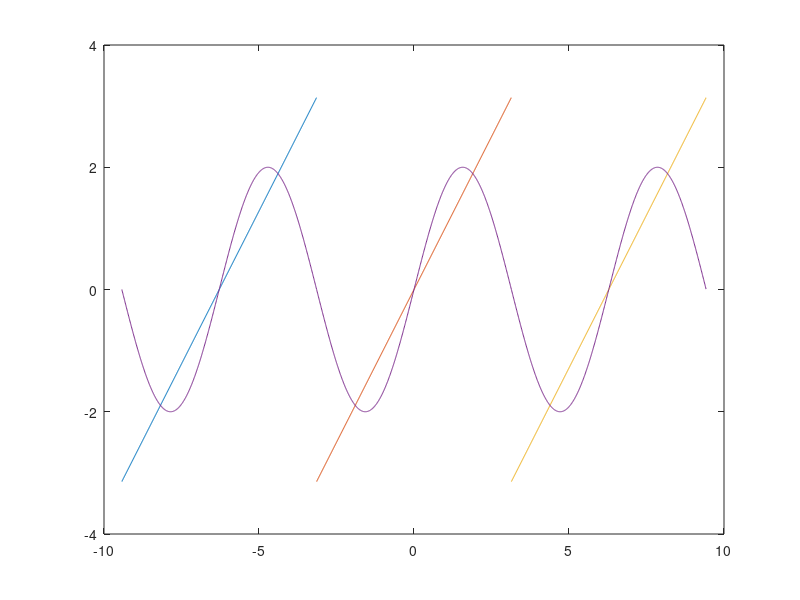
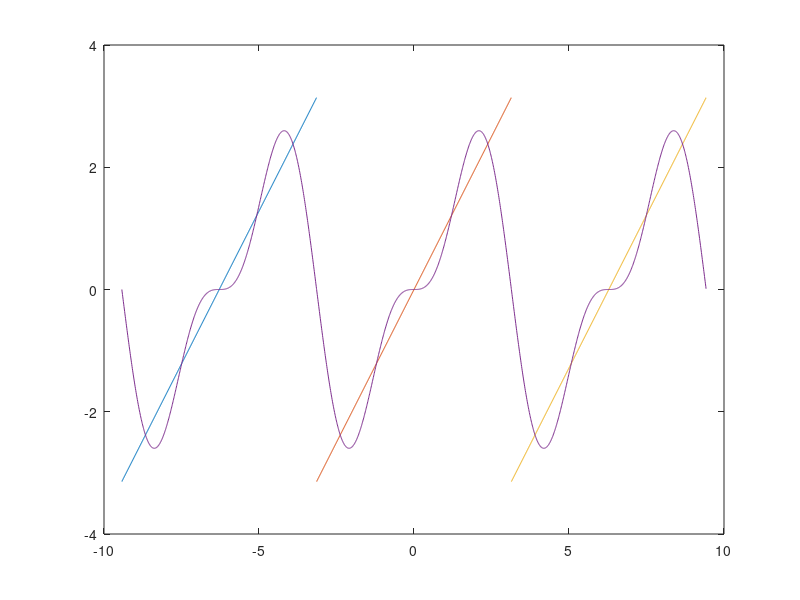
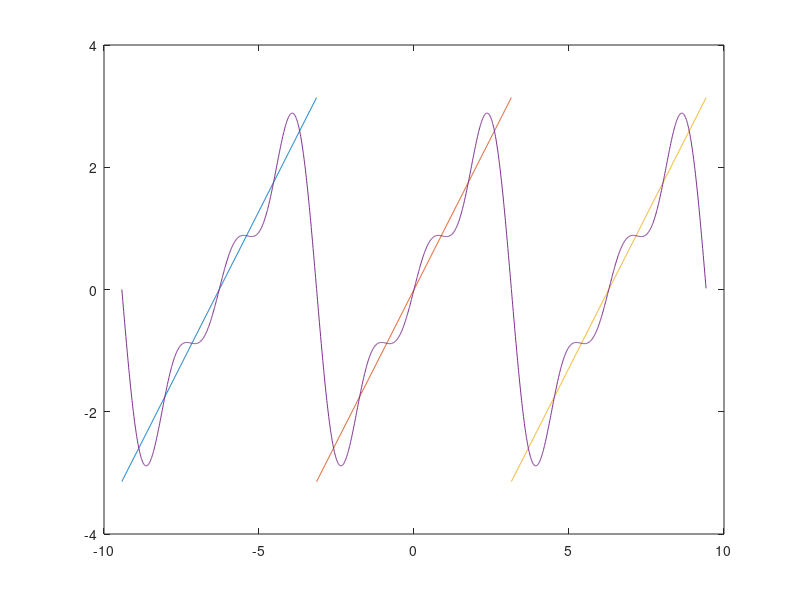
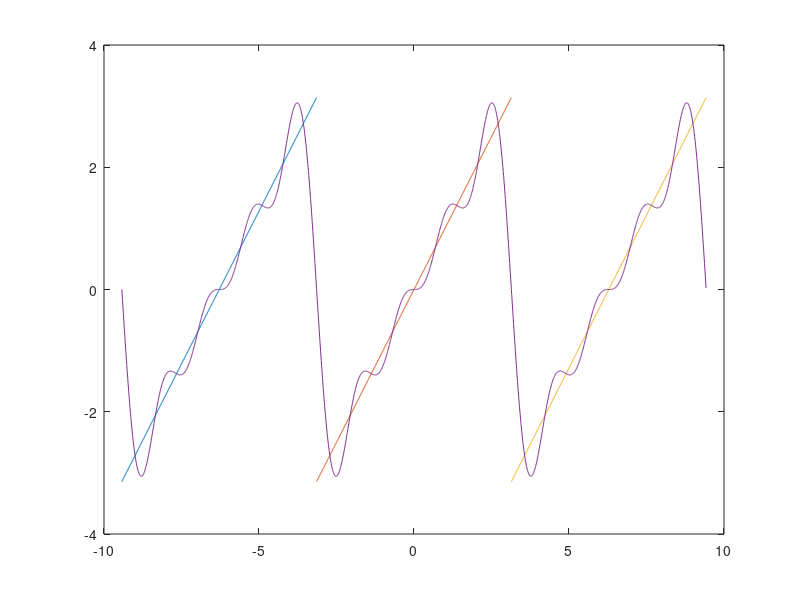

MATLAB code for these plots, in order:
clear all
t1=-3*pi:0.01:-pi;
t2=-pi:0.01:pi;
t3=pi:0.01:3*pi;

y1=t2;
y=[y1 y1 y1];
t=[t1 t2 t3];

plot(t1,y1);
hold on;
plot(t2,y1);
hold on;
plot(t3,y1);
hold on;

pause;
plot(t,2*sin(t));

pause;
figure
plot(t1,y1);
hold on;
plot(t2,y1);
hold on;
plot(t3,y1);
hold on;

plot(t,2*sin(t)-sin(2*t));

pause;
figure
plot(t1,y1);
hold on;
plot(t2,y1);
hold on;
plot(t3,y1);
hold on;

plot(t,2*sin(t)-sin(2*t)+(2/3)*sin(3*t))

pause;
figure
plot(t1,y1);
hold on;
plot(t2,y1);
hold on;
plot(t3,y1);
hold on;

plot(t,2*sin(t)-sin(2*t)+(2/3)*sin(3*t)-(2/4)*sin(4*t))

pause;
figure
plot(t1,y1);
hold on;
plot(t2,y1);
hold on;
plot(t3,y1);
hold on;

plot(t,2*sin(t)-sin(2*t)+(2/3)*sin(3*t)-(2/4)*sin(4*t)+(2/5)*sin(5*t))